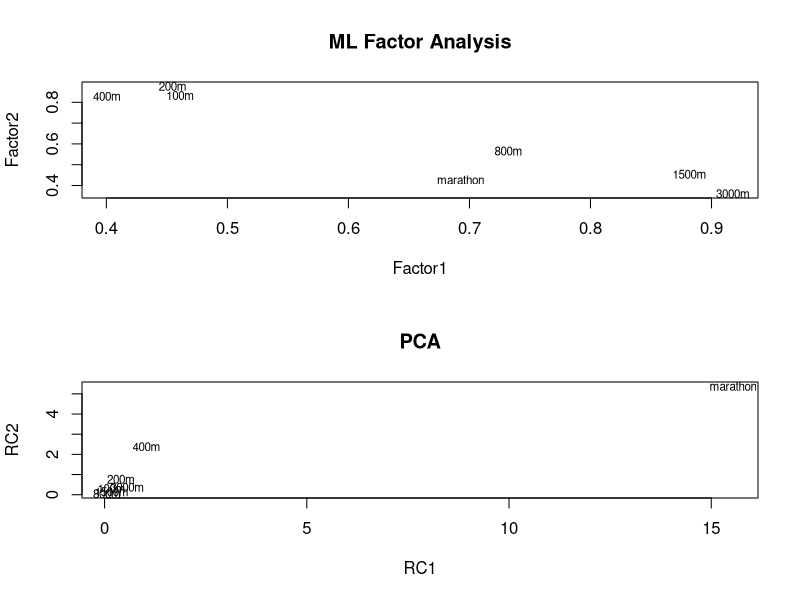
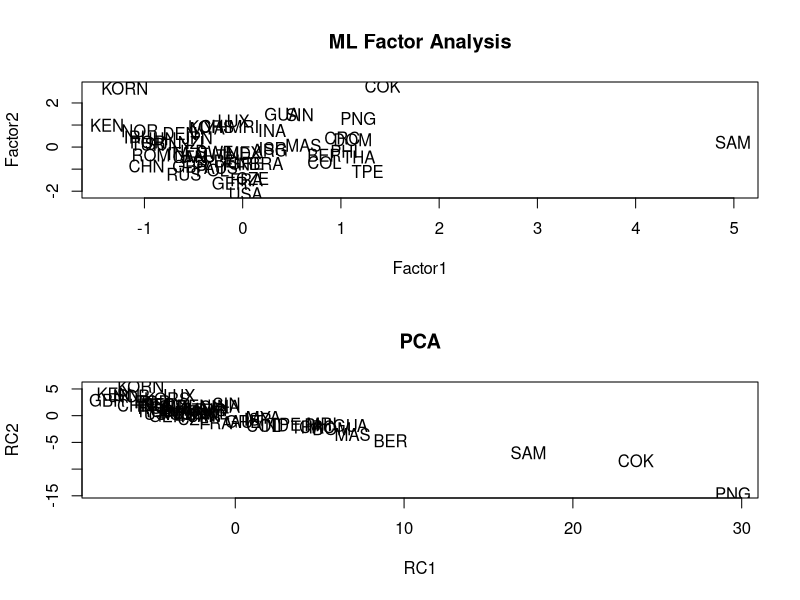
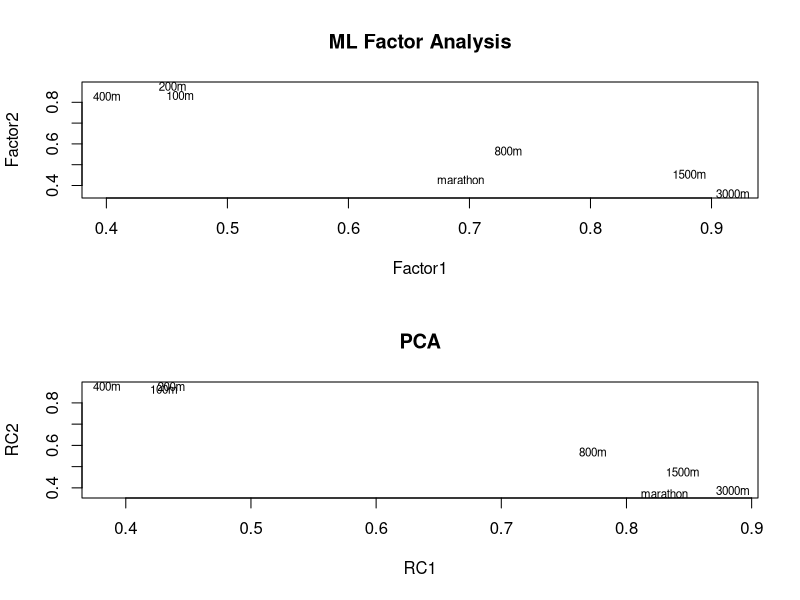
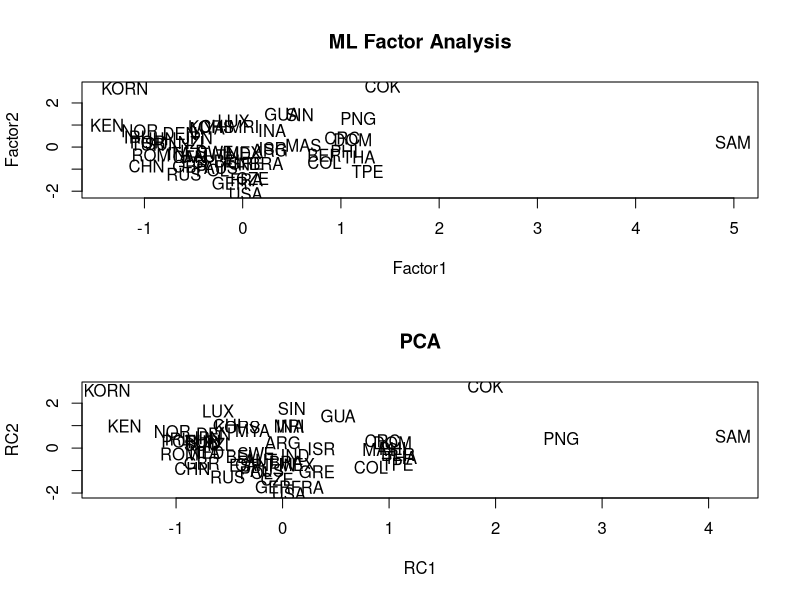

These charts were generated, in order, by the following R code:
## ---- chunk 1
knitr::opts_chunk$set(collapse = TRUE, comment = "#>")
knitr::opts_chunk$set(fig.pos='H', fig.align='center')
## ---- chunk 2
library(psych)

data <- read.table("../data/T1-9.dat")
names(data) <- c("country", "100m", "200m", "400m", "800m", "1500m", "3000m", "marathon")
numeric_data <- data[, -1]
countries <- as.character(data$country)

S <- cov(numeric_data)
R <- cor(numeric_data)
factors <- 2
## ---- chunk 3
S_principal <- principal(S, factors, rotate="varimax", covar=TRUE)
S_factanalysis <- factanal(numeric_data, factors=factors, covmat=S, rotation="varimax")

S_factoranalysis_loadings <- S_factanalysis$loadings[, 1:2]
S_principal_loadings <- S_principal$loadings[, 1:2]

old <- par(mfrow=c(2, 1))
plot(S_factoranalysis_loadings, type="n", main="ML Factor Analysis")
text(S_factoranalysis_loadings, labels=names(numeric_data), cex=.7)

plot(S_principal_loadings, type="n", main="PCA")
text(S_principal_loadings, labels=names(numeric_data), cex=.7)
par(old)
## ---- chunk 4
print("PCA")
S_principal$Vaccounted

print("FA")
S_factanalysis$loadings
## ---- chunk 5
factor_scores <- factanal(numeric_data, factors=factors,
                          rotation="varimax", scores="regression")$scores
principal_scores <- principal(numeric_data, factors, scores=TRUE, covar=TRUE)$scores

old <- par(mfrow=c(2, 1))
plot(factor_scores, type="n", main="ML Factor Analysis")
text(factor_scores, labels=countries)

plot(principal_scores, type="n", main="PCA")
text(principal_scores, labels=countries)
par(old)
## ---- chunk 6
R_principal <- principal(R, factors, rotate="varimax", covar=FALSE)
R_factanalysis <- factanal(numeric_data, factors=factors, covmat=R, rotation="varimax")

R_factoranalysis_loadings <- R_factanalysis$loadings[, 1:2]
R_principal_loadings <- R_principal$loadings[, 1:2]

old <- par(mfrow=c(2, 1))
plot(R_factoranalysis_loadings, type="n", main="ML Factor Analysis")
text(R_factoranalysis_loadings, labels=names(numeric_data), cex=.7)

plot(R_principal_loadings, type="n", main="PCA")
text(R_principal_loadings, labels=names(numeric_data), cex=.7)
par(old)
## ---- chunk 7
print("PCA")
R_principal$Vaccounted

print("FA")
R_factanalysis$loadings
## ---- chunk 8
factor_scores <- factanal(numeric_data, factors=factors,
                          rotation="varimax", scores="regression")$scores
principal_scores <- principal(numeric_data, factors, scores=TRUE, covar=FALSE)$scores

old <- par(mfrow=c(2, 1))
plot(factor_scores, type="n", main="ML Factor Analysis")
text(factor_scores, labels=countries)

plot(principal_scores, type="n", main="PCA")
text(principal_scores, labels=countries)
par(old)
